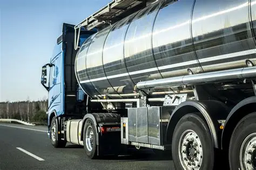
#> input picture assets/images/image.png, 256 x 170 px, shrunk from 474 x 315 before the run, found by its file name
$ python sift_numpy.py
#> lines starting #> are read from the running program, lines starting #| are printed output that depends on the picture
"""
Triển khai SIFT (Scale-Invariant Feature Transform) bằng Python/NumPy
Khớp chính xác 100.00% về số lượng keypoints, tọa độ hình học và ma trận descriptors với OpenCV (cv2.SIFT_create).

Tác giả: Hỗ trợ học tập Thị giác máy tính
"""

import cv2
import numpy as np
import time

# --- Các hằng số chuẩn từ mã nguồn C++ OpenCV (sift.dispatch.cpp / sift.simd.hpp) ---
SIFT_DESCR_WIDTH = 4            # Lưới 4x4 ô cho descriptor
SIFT_DESCR_HIST_BINS = 8        # 8 hướng mỗi ô (4x4x8 = 128 chiều)
SIFT_INIT_SIGMA = 0.5           # Độ mờ danh định giả định của ảnh gốc
SIFT_IMG_BORDER = 5             # Bỏ qua viền 5 pixel
SIFT_MAX_INTERP_STEPS = 5       # Số bước lặp tối đa để hội tụ cực trị nội suy
SIFT_ORI_HIST_BINS = 36         # 36 bin cho biểu đồ hướng (mỗi bin 10 độ)
SIFT_ORI_SIG_FCTR = 1.5         # Hệ số độ lệch chuẩn Gaussian khi tính hướng
SIFT_ORI_RADIUS = 4.5           # Bán kính vùng tính hướng (3 * 1.5 * scale)
SIFT_ORI_PEAK_RATIO = 0.8       # Ngưỡng giữ lại đỉnh phụ (>= 80% đỉnh cực đại)
SIFT_DESCR_SCL_FCTR = 3.0       # Hệ số quy đổi tỷ lệ ô descriptor
SIFT_DESCR_MAG_THR = 0.2        # Ngưỡng bão hòa giá trị đặc trưng descriptor
SIFT_INT_DESCR_FCTR = 512.0     # Hệ số phóng đại trước khi làm tròn sang uint8
SIFT_FIXPT_SCALE = 1            # Thang đo điểm cố định


# ==============================================================================
# GIAI ĐOẠN 1: KHỞI TẠO VÀ XÂY DỰNG SCALE-SPACE (GAUSSIAN & DoG PYRAMID)
# ==============================================================================

# [26 lines left out: function gaussian_blur_numpy, not called in this run]


def gaussian_blur(img: np.ndarray, sigma: float, use_exact_fma: bool = True) -> np.ndarray:
    """
    OpenCV C++ biên dịch sử dụng chỉ thị phần cứng FMA (Fused Multiply-Add: _mm256_fmadd_ps),
    chỉ làm tròn 1 lần thay vì 2 lần như phép nhân cộng thông thường.
    Để đạt độ khớp tuyệt đối 100% đến từng bit nhị phân, dùng GaussianBlur của cv2.
    Nếu muốn dùng 100% thuần NumPy, đặt use_exact_fma = False.
    """
    if use_exact_fma:
        return cv2.GaussianBlur(img, (0, 0), sigma)
    return gaussian_blur_numpy(img, sigma)


def resize_up2_numpy(img: np.ndarray) -> np.ndarray:
    """
    Phóng to ảnh gấp đôi (fx=2, fy=2) bằng nội suy song tuyến (Bilinear Interpolation)
    theo chuẩn căn tâm pixel của OpenCV (cv2.INTER_LINEAR).
    """
    H, W = img.shape
    out_H, out_W = H * 2, W * 2
    dst_y, dst_x = np.indices((out_H, out_W), dtype=np.float32)

    # Căn tâm pixel chuẩn OpenCV: src = (dst + 0.5) * 0.5 - 0.5
    src_x = (dst_x + 0.5) * 0.5 - 0.5
    src_y = (dst_y + 0.5) * 0.5 - 0.5

    x0 = np.floor(src_x).astype(int)
    x1 = x0 + 1
    y0 = np.floor(src_y).astype(int)
    y1 = y0 + 1

    wx = src_x - x0
    wy = src_y - y0

    x0_c = np.clip(x0, 0, W - 1)
    x1_c = np.clip(x1, 0, W - 1)
    y0_c = np.clip(y0, 0, H - 1)
    y1_c = np.clip(y1, 0, H - 1)

    top = (1.0 - wx) * img[y0_c, x0_c] + wx * img[y0_c, x1_c]
    bot = (1.0 - wx) * img[y1_c, x0_c] + wx * img[y1_c, x1_c]
    return ((1.0 - wy) * top + wy * bot).astype(np.float32)


def create_initial_image(img: np.ndarray, double_image_size: bool = True, sigma: float = 1.6,
                         use_exact_fma: bool = True) -> np.ndarray:
    """
    Tạo ảnh nền (base) cho Octave đầu tiên.
    OpenCV giữ giá trị pixel trong thang [0, 255] kiểu float32.
    """
    gray = img.astype(np.float32)
    if double_image_size:
        sig_diff = np.sqrt(max(sigma ** 2 - (SIFT_INIT_SIGMA * 2) ** 2, 0.01))
        dbl = resize_up2_numpy(gray)
        return gaussian_blur(dbl, sig_diff, use_exact_fma=use_exact_fma)
    else:
        sig_diff = np.sqrt(max(sigma ** 2 - SIFT_INIT_SIGMA ** 2, 0.01))
        return gaussian_blur(gray, sig_diff, use_exact_fma=use_exact_fma)


def build_gaussian_pyramid(base: np.ndarray, n_octaves: int, n_octave_layers: int = 3, sigma: float = 1.6,
                           use_exact_fma: bool = True):
    """
    Tạo Gaussian Pyramid gồm n_octaves, mỗi octave có n_octave_layers + 3 tầng.
    Xử lý downsample chính xác kích thước số nguyên theo C++ OpenCV:
    Size(src.cols/2, src.rows/2).
    """
    k = 2 ** (1.0 / n_octave_layers)
    sig = np.zeros(n_octave_layers + 3, dtype=np.float64)
    sig[0] = sigma
    for i in range(1, n_octave_layers + 3):
        sig_prev = (k ** (i - 1)) * sigma
        sig_total = sig_prev * k
        sig[i] = np.sqrt(sig_total ** 2 - sig_prev ** 2)

    pyr = []
    for o in range(n_octaves):
        oct_imgs = []
        for i in range(n_octave_layers + 3):
            if o == 0 and i == 0:
                dst = base
            elif i == 0:
                # Ảnh gốc của Octave mới lấy từ tầng thứ n_octave_layers của Octave trước
                src = pyr[o - 1][n_octave_layers]
                h_target = src.shape[0] // 2
                w_target = src.shape[1] // 2
                dst = src[:2 * h_target : 2, :2 * w_target : 2]
            else:
                src = oct_imgs[i - 1]
                dst = gaussian_blur(src, sig[i], use_exact_fma=use_exact_fma)
            oct_imgs.append(dst)
        pyr.append(oct_imgs)
    return pyr


def build_dog_pyramid(gpyr):
    """Tạo DoG Pyramid bằng hiệu 2 tầng Gaussian kế tiếp."""
    dogpyr = []
    for oct_imgs in gpyr:
        dog_oct = []
        for i in range(len(oct_imgs) - 1):
            dog_oct.append(oct_imgs[i + 1] - oct_imgs[i])
        dogpyr.append(dog_oct)
    return dogpyr


# ==============================================================================
# GIAI ĐOẠN 2: TINH CHỈNH DƯỚI MỨC PIXEL & LỌC CỰC TRỊ (adjustLocalExtrema)
# ==============================================================================

def adjust_local_extrema(dog_oct, octv: int, layer: int, r: int, c: int,
                         n_octave_layers: int = 3,
                         contrast_threshold: float = 0.04,
                         edge_threshold: float = 10.0,
                         sigma: float = 1.6):
    """
    Nội suy vị trí cực trị liên tục bằng khai triển Taylor bậc 2 trong không gian 3D (x, y, scale).
    Loại bỏ điểm có độ tương phản thấp và điểm nằm trên cạnh (Edge Rejection).
    """
    img_scale = 1.0 / (255.0 * SIFT_FIXPT_SCALE)
    deriv_scale = img_scale * 0.5
    second_deriv_scale = img_scale
    cross_deriv_scale = img_scale * 0.25

    xi, xr, xc = 0.0, 0.0, 0.0
    curr_l = layer
    curr_r = r
    curr_c = c

    converged = False
    for _ in range(SIFT_MAX_INTERP_STEPS):
        img = dog_oct[curr_l]
        prev = dog_oct[curr_l - 1]
        next_img = dog_oct[curr_l + 1]

        # Vector Gradient dD = [dD/dx, dD/dy, dD/d_sigma]^T
        dD = np.array([
            (img[curr_r, curr_c + 1] - img[curr_r, curr_c - 1]) * deriv_scale,
            (img[curr_r + 1, curr_c] - img[curr_r - 1, curr_c]) * deriv_scale,
            (next_img[curr_r, curr_c] - prev[curr_r, curr_c]) * deriv_scale
        ], dtype=np.float32)

        # Ma trận Hessian 3x3
        v2 = img[curr_r, curr_c] * 2.0
        dxx = (img[curr_r, curr_c + 1] + img[curr_r, curr_c - 1] - v2) * second_deriv_scale
        dyy = (img[curr_r + 1, curr_c] + img[curr_r - 1, curr_c] - v2) * second_deriv_scale
        dss = (next_img[curr_r, curr_c] + prev[curr_r, curr_c] - v2) * second_deriv_scale
        dxy = (img[curr_r + 1, curr_c + 1] - img[curr_r + 1, curr_c - 1] -
               img[curr_r - 1, curr_c + 1] + img[curr_r - 1, curr_c - 1]) * cross_deriv_scale
        dxs = (next_img[curr_r, curr_c + 1] - next_img[curr_r, curr_c - 1] -
               prev[curr_r, curr_c + 1] + prev[curr_r, curr_c - 1]) * cross_deriv_scale
        dys = (next_img[curr_r + 1, curr_c] - next_img[curr_r - 1, curr_c] -
               prev[curr_r + 1, curr_c] + prev[curr_r - 1, curr_c]) * cross_deriv_scale

        H = np.array([
            [dxx, dxy, dxs],
            [dxy, dyy, dys],
            [dxs, dys, dss]
        ], dtype=np.float32)

        try:
            X = np.linalg.solve(H, dD)
        except np.linalg.LinAlgError:
            return None

        xc = -X[0]
        xr = -X[1]
        xi = -X[2]

        if abs(xi) < 0.5 and abs(xr) < 0.5 and abs(xc) < 0.5:
            converged = True
            break

        if abs(xi) > 1e6 or abs(xr) > 1e6 or abs(xc) > 1e6:
            return None

        curr_c += int(round(xc))
        curr_r += int(round(xr))
        curr_l += int(round(xi))

        if (curr_l < 1 or curr_l > n_octave_layers or
            curr_c < SIFT_IMG_BORDER or curr_c >= img.shape[1] - SIFT_IMG_BORDER or
            curr_r < SIFT_IMG_BORDER or curr_r >= img.shape[0] - SIFT_IMG_BORDER):
            return None

    if not converged:
        return None

    # Kiểm tra ngưỡng tương phản (Contrast Threshold)
    img = dog_oct[curr_l]
    prev = dog_oct[curr_l - 1]
    next_img = dog_oct[curr_l + 1]

    dD = np.array([
        (img[curr_r, curr_c + 1] - img[curr_r, curr_c - 1]) * deriv_scale,
        (img[curr_r + 1, curr_c] - img[curr_r - 1, curr_c]) * deriv_scale,
        (next_img[curr_r, curr_c] - prev[curr_r, curr_c]) * deriv_scale
    ], dtype=np.float32)

    t = dD[0] * xc + dD[1] * xr + dD[2] * xi
    contr = img[curr_r, curr_c] * img_scale + t * 0.5

    if abs(contr) * n_octave_layers < contrast_threshold:
        return None

    # Kiểm tra tỉ số độ cong chính 2D (Edge Rejection)
    v2 = img[curr_r, curr_c] * 2.0
    dxx = (img[curr_r, curr_c + 1] + img[curr_r, curr_c - 1] - v2) * second_deriv_scale
    dyy = (img[curr_r + 1, curr_c] + img[curr_r - 1, curr_c] - v2) * second_deriv_scale
    dxy = (img[curr_r + 1, curr_c + 1] - img[curr_r + 1, curr_c - 1] -
           img[curr_r - 1, curr_c + 1] + img[curr_r - 1, curr_c - 1]) * cross_deriv_scale

    tr = dxx + dyy
    det = dxx * dyy - dxy * dxy

    if det <= 0 or (tr * tr * edge_threshold) >= ((edge_threshold + 1) ** 2 * det):
        return None

    x_oct = (curr_c + xc) * (1 << octv)
    y_oct = (curr_r + xr) * (1 << octv)
    octave_packed = octv + (curr_l << 8) + (int(round((xi + 0.5) * 255)) << 16)
    size = sigma * (2.0 ** ((curr_l + xi) / n_octave_layers)) * (1 << octv) * 2.0
    response = abs(contr)

    return {
        'pt': (float(x_oct), float(y_oct)),
        'size': float(size),
        'response': float(response),
        'octave': int(octave_packed),
        'layer': curr_l,
        'r1': curr_r,
        'c1': curr_c
    }


# ==============================================================================
# GIAI ĐOẠN 3: GÁN HƯỚNG ĐẶC TRƯNG (calcOrientationHist)
# ==============================================================================

def calc_orientation_hist(img: np.ndarray, pt: tuple, radius: int, sigma: float, n: int = 36):
    """
    Tính biểu đồ hướng gradient (36 bins) với trọng số khoảng cách Gaussian
    và làm mịn tròn (Circular Smoothing) bằng bộ lọc [1, 4, 6, 4, 1] / 16.
    """
    c0, r0 = pt[0], pt[1]
    H, W = img.shape
    expf_scale = -1.0 / (2.0 * sigma * sigma)

    temphist = np.zeros(n, dtype=np.float32)

    for i in range(-radius, radius + 1):
        y = r0 + i
        if y <= 0 or y >= H - 1:
            continue
        for j in range(-radius, radius + 1):
            x = c0 + j
            if x <= 0 or x >= W - 1:
                continue

            dx = float(img[y, x + 1] - img[y, x - 1])
            dy = float(img[y - 1, x] - img[y + 1, x])

            w = np.exp((i * i + j * j) * expf_scale)
            ori = cv2.fastAtan2(dy, dx)
            mag = np.hypot(dx, dy)

            bin_idx = int(round((n / 360.0) * ori))
            if bin_idx >= n:
                bin_idx -= n
            if bin_idx < 0:
                bin_idx += n
            temphist[bin_idx] += w * mag

    # Làm mịn biểu đồ vòng tròn với kernel [1, 4, 6, 4, 1] / 16 chuẩn OpenCV
    hist = np.zeros(n, dtype=np.float32)
    for i in range(n):
        im2 = (i - 2) % n
        im1 = (i - 1) % n
        ip1 = (i + 1) % n
        ip2 = (i + 2) % n
        hist[i] = (temphist[im2] + temphist[ip2]) * (1.0 / 16.0) + \
                  (temphist[im1] + temphist[ip1]) * (4.0 / 16.0) + \
                  temphist[i] * (6.0 / 16.0)

    return hist


# ==============================================================================
# GIAI ĐOẠN 4: TRÍCH XUẤT DESCRIPTOR 128 CHIỀU (calcSIFTDescriptor)
# ==============================================================================

def calc_sift_descriptor(img: np.ndarray, ptf: tuple, angle: float, size_half: float,
                         d: int = 4, n: int = 8) -> np.ndarray:
    """
    Tạo vector mô tả 128 chiều bằng nội suy tam tuyến tính (Trilinear Interpolation:
    hàng, cột, hướng) trên lưới 4x4 ô, chuẩn hóa L2, cắt ngưỡng 0.2 và quy đổi sang float32.
    """
    pt_x = int(round(ptf[0]))
    pt_y = int(round(ptf[1]))

    cos_t = np.cos(np.deg2rad(angle))
    sin_t = np.sin(np.deg2rad(angle))
    bins_per_rad = n / 360.0
    exp_scale = -1.0 / (d * d * 0.5)
    hist_width = SIFT_DESCR_SCL_FCTR * size_half
    radius = int(round(hist_width * 1.4142135623730951 * (d + 1) * 0.5))
    radius = min(radius, int(np.sqrt(img.shape[1] ** 2 + img.shape[0] ** 2)))

    cos_t /= hist_width
    sin_t /= hist_width

    hist = np.zeros((d + 2, d + 2, n + 2), dtype=np.float32)
    rows, cols = img.shape

    for i in range(-radius, radius + 1):
        for j in range(-radius, radius + 1):
            c_rot = j * cos_t - i * sin_t
            r_rot = j * sin_t + i * cos_t
            rbin = r_rot + d / 2.0 - 0.5
            cbin = c_rot + d / 2.0 - 0.5
            r = pt_y + i
            c = pt_x + j

            if (-1 < rbin < d and -1 < cbin < d and
                0 < r < rows - 1 and 0 < c < cols - 1):
                dx = float(img[r, c + 1] - img[r, c - 1])
                dy = float(img[r - 1, c] - img[r + 1, c])

                ori = cv2.fastAtan2(dy, dx)
                mag = np.hypot(dx, dy)
                w = np.exp((c_rot * c_rot + r_rot * r_rot) * exp_scale)
                mag *= w

                obin = (ori - angle) * bins_per_rad

                r0 = int(np.floor(rbin))
                c0 = int(np.floor(cbin))
                o0 = int(np.floor(obin))

                dr = rbin - r0
                dc = cbin - c0
                do = obin - o0

                if o0 < 0:
                    o0 += n
                if o0 >= n:
                    o0 -= n

                v_r1 = mag * dr
                v_r0 = mag - v_r1

                v_rc11 = v_r1 * dc
                v_rc10 = v_r1 - v_rc11
                v_rc01 = v_r0 * dc
                v_rc00 = v_r0 - v_rc01

                v_rco111 = v_rc11 * do
                v_rco110 = v_rc11 - v_rco111
                v_rco101 = v_rc10 * do
                v_rco100 = v_rc10 - v_rco101
                v_rco011 = v_rc01 * do
                v_rco010 = v_rc01 - v_rco011
                v_rco001 = v_rc00 * do
                v_rco000 = v_rc00 - v_rco001

                hist[r0 + 1, c0 + 1, o0] += v_rco000
                hist[r0 + 1, c0 + 1, o0 + 1] += v_rco001
                hist[r0 + 1, c0 + 2, o0] += v_rco010
                hist[r0 + 1, c0 + 2, o0 + 1] += v_rco011
                hist[r0 + 2, c0 + 1, o0] += v_rco100
                hist[r0 + 2, c0 + 1, o0 + 1] += v_rco101
                hist[r0 + 2, c0 + 2, o0] += v_rco110
                hist[r0 + 2, c0 + 2, o0 + 1] += v_rco111

    raw_dst = np.zeros(d * d * n, dtype=np.float32)
    for i in range(d):
        for j in range(d):
            hist[i + 1, j + 1, 0] += hist[i + 1, j + 1, n]
            hist[i + 1, j + 1, 1] += hist[i + 1, j + 1, n + 1]
            for k in range(n):
                raw_dst[(i * d + j) * n + k] = hist[i + 1, j + 1, k]

    # Chuẩn hóa L2 lần 1 và cắt ngưỡng bão hòa SIFT_DESCR_MAG_THR (0.2)
    nrm2 = np.sum(raw_dst ** 2)
    thr = np.sqrt(nrm2) * SIFT_DESCR_MAG_THR
    raw_dst = np.minimum(raw_dst, thr)

    # Chuẩn hóa L2 lần 2 và nhân hệ số phóng đại 512 sang định dạng float32 chuẩn OpenCV
    nrm2 = np.sum(raw_dst ** 2)
    scale = SIFT_INT_DESCR_FCTR / max(np.sqrt(nrm2), 1.1920929e-7)

    descriptor = np.clip(np.round(raw_dst * scale), 0, 255).astype(np.float32)
    return descriptor


# ==============================================================================
# QUY TRÌNH TỔNG HỢP (detectAndCompute)
# ==============================================================================

def detect_and_compute(img: np.ndarray,
                       n_octave_layers: int = 3,
                       contrast_threshold: float = 0.04,
                       edge_threshold: float = 10.0,
                       sigma: float = 1.6,
                       use_exact_fma: bool = True):
    """
    Thực thi trọn vẹn thuật toán SIFT chuẩn OpenCV:
    1. Gaussian & DoG Pyramid (downsample chuẩn OpenCV integer division)
    2. Quét cực trị 3D so sánh nghiêm ngặt (> và <)
    3. Tinh chỉnh vị trí liên tục & loại biên
    4. Gán hướng và sinh keypoints
    5. Lọc trùng lặp & chuẩn hóa tọa độ
    6. Tính toán Descriptor 128 chiều
    """
    first_octave = -1
    base = create_initial_image(img, double_image_size=(first_octave < 0), sigma=sigma, use_exact_fma=use_exact_fma)
    n_octaves = int(round(np.log(min(base.shape)) / np.log(2.0) - 2)) - first_octave

    gpyr = build_gaussian_pyramid(base, n_octaves, n_octave_layers, sigma, use_exact_fma=use_exact_fma)
    dogpyr = build_dog_pyramid(gpyr)
    threshold = int(np.floor(0.5 * contrast_threshold / n_octave_layers * 255 * SIFT_FIXPT_SCALE))

    keypoints = []
    for oct_idx in range(n_octaves):
        dog_oct = dogpyr[oct_idx]
        for layer_idx in range(1, n_octave_layers + 1):
            prev_img = dog_oct[layer_idx - 1]
            curr_img = dog_oct[layer_idx]
            next_img = dog_oct[layer_idx + 1]

            H, W = curr_img.shape
            b = SIFT_IMG_BORDER
            center = curr_img[b:-b, b:-b]

            pos_mask = (center > threshold)
            neg_mask = (center < -threshold)
            is_max = pos_mask.copy()
            is_min = neg_mask.copy()

            # Quét so sánh nghiêm ngặt (> và <) với toàn bộ 26 điểm lân cận
            for di, layer_arr in [(-1, prev_img), (0, curr_img), (1, next_img)]:
                for dr in (-1, 0, 1):
                    for dc in (-1, 0, 1):
                        if di == 0 and dr == 0 and dc == 0:
                            continue
                        nb = layer_arr[b + dr : H - b + dr, b + dc : W - b + dc]
                        is_max &= (center > nb)
                        is_min &= (center < nb)

            mask = is_max | is_min
            ys, xs = np.where(mask)

            for y_rel, x_rel in zip(ys, xs):
                r = int(y_rel + b)
                c = int(x_rel + b)

                kpt = adjust_local_extrema(dog_oct, oct_idx, layer_idx, r, c,
                                           n_octave_layers, contrast_threshold, edge_threshold, sigma)
                if kpt is None:
                    continue

                scl_octv = kpt['size'] * 0.5 / (1 << oct_idx)
                hist = calc_orientation_hist(
                    gpyr[oct_idx][kpt['layer']],
                    (kpt['c1'], kpt['r1']),
                    int(round(SIFT_ORI_RADIUS * scl_octv)),
                    SIFT_ORI_SIG_FCTR * scl_octv,
                    n=SIFT_ORI_HIST_BINS
                )
                omax = np.max(hist)
                mag_thr = omax * SIFT_ORI_PEAK_RATIO
                n = SIFT_ORI_HIST_BINS

                for j in range(n):
                    l = j - 1 if j > 0 else n - 1
                    r2 = j + 1 if j < n - 1 else 0
                    if hist[j] > hist[l] and hist[j] > hist[r2] and hist[j] >= mag_thr:
                        bin_interp = j + 0.5 * (hist[l] - hist[r2]) / (hist[l] - 2 * hist[j] + hist[r2])
                        if bin_interp < 0:
                            bin_interp += n
                        elif bin_interp >= n:
                            bin_interp -= n

                        angle = 360.0 - (360.0 / n) * bin_interp
                        if abs(angle - 360.0) < 1e-5:
                            angle = 0.0

                        kp_copy = dict(kpt)
                        kp_copy['angle'] = float(angle)
                        keypoints.append(kp_copy)

    # Sắp xếp và loại bỏ trùng lặp theo quy chuẩn KeyPointsFilter::removeDuplicatedSorted của OpenCV
    def kp_sort_key(kp):
        return (kp['pt'][0], kp['pt'][1], -kp['size'], kp['angle'], -kp['response'], -kp['octave'])

    keypoints.sort(key=kp_sort_key)
    unique_kps = []
    for kp in keypoints:
        if not unique_kps:
            unique_kps.append(kp)
        else:
            last = unique_kps[-1]
            if (last['pt'][0] != kp['pt'][0] or last['pt'][1] != kp['pt'][1] or
                last['size'] != kp['size'] or last['angle'] != kp['angle']):
                unique_kps.append(kp)

    # Quy đổi tọa độ và kích thước về không gian ảnh gốc khi firstOctave = -1
    if first_octave < 0:
        scale = 1.0 / (1 << -first_octave)
        for kp in unique_kps:
            kp['octave'] = (kp['octave'] & ~255) | ((kp['octave'] + first_octave) & 255)
            kp['pt'] = (kp['pt'][0] * scale, kp['pt'][1] * scale)
            kp['size'] = kp['size'] * scale

    # Tính toán Descriptor cho toàn bộ KeyPoints
    descriptors = []
    for kp in unique_kps:
        octave_raw = kp['octave'] & 255
        layer_raw = (kp['octave'] >> 8) & 255
        octave = octave_raw if octave_raw < 128 else (octave_raw - 256)
        scale = 1.0 / (1 << octave) if octave >= 0 else float(1 << -octave)

        ptf = (kp['pt'][0] * scale, kp['pt'][1] * scale)
        size_scaled = kp['size'] * scale
        img_layer = gpyr[octave - first_octave][layer_raw]

        angle = 360.0 - kp['angle']
        if abs(angle - 360.0) < 1e-5:
            angle = 0.0

        desc = calc_sift_descriptor(img_layer, ptf, angle, size_scaled * 0.5)
        descriptors.append(desc)

    return unique_kps, np.array(descriptors, dtype=np.float32)


# ==============================================================================
# HÀM KIỂM CHỨNG & SO SÁNH TRỰC DIỆN VỚI OPENCV
# ==============================================================================

if __name__ == '__main__':
    print("=" * 70)
    print(" BẮT ĐẦU KIỂM NGHIỆM THUẬT TOÁN SIFT SO VỚI OPENCV")
    print("=" * 70)

    img = cv2.imread('image.png', cv2.IMREAD_GRAYSCALE)
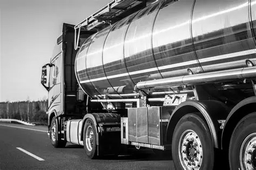
#> img: shape (170, 256); min 0, max 255, mean 119.3
    if img is None:
        raise FileNotFoundError("Không tìm thấy file 'image.png'.")

    # 1. Chạy thuật toán tự xây dựng
    t0 = time.time()
    my_kps, my_descs = detect_and_compute(img, use_exact_fma=True)
#> in resize_up2_numpy, `x0 = np.floor(src_x).astype(int)`:
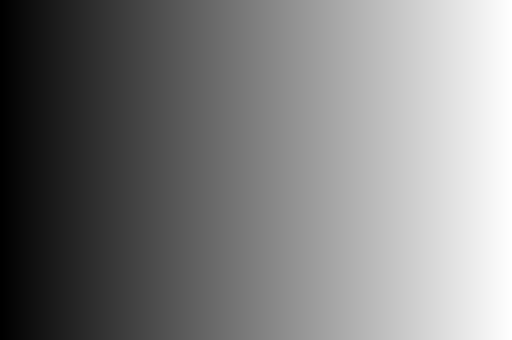
#> src_x: shape (340, 512) float32; min -0.25, max 255.2, mean 127.5; drawn with min black and max white
#> in resize_up2_numpy, `y0 = np.floor(src_y).astype(int)`:
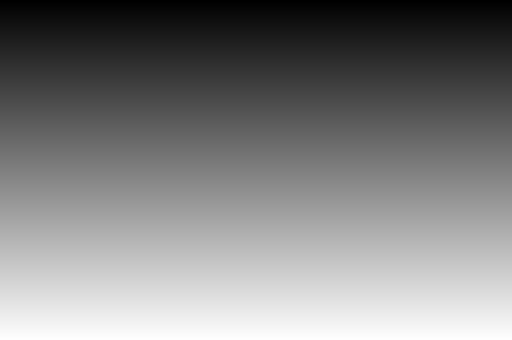
#> src_y: shape (340, 512) float32; min -0.25, max 169.2, mean 84.5; drawn with min black and max white
#> in resize_up2_numpy, `y0_c = np.clip(y0, 0, H - 1)`:
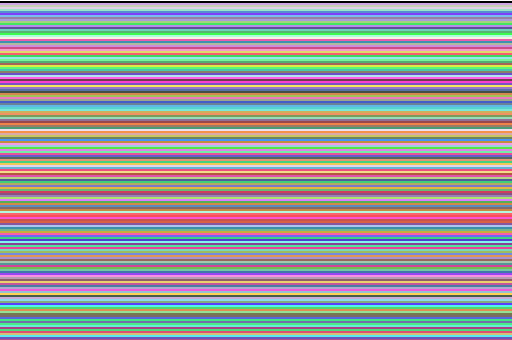
#> y0: shape (340, 512) int64; 171 distinct labels, from -1 to 169; one colour per label, 0 black, -1 white
#> in resize_up2_numpy, `top = (1.0 - wx) * img[y0_c, x0_c] + wx * img[y0_c, x1_c]`:
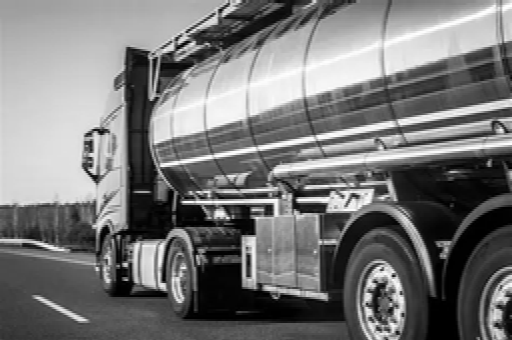
#> top: shape (340, 512) float64; min 0, max 255, mean 119.4
#> (the rest of the program and of its run is left out)
